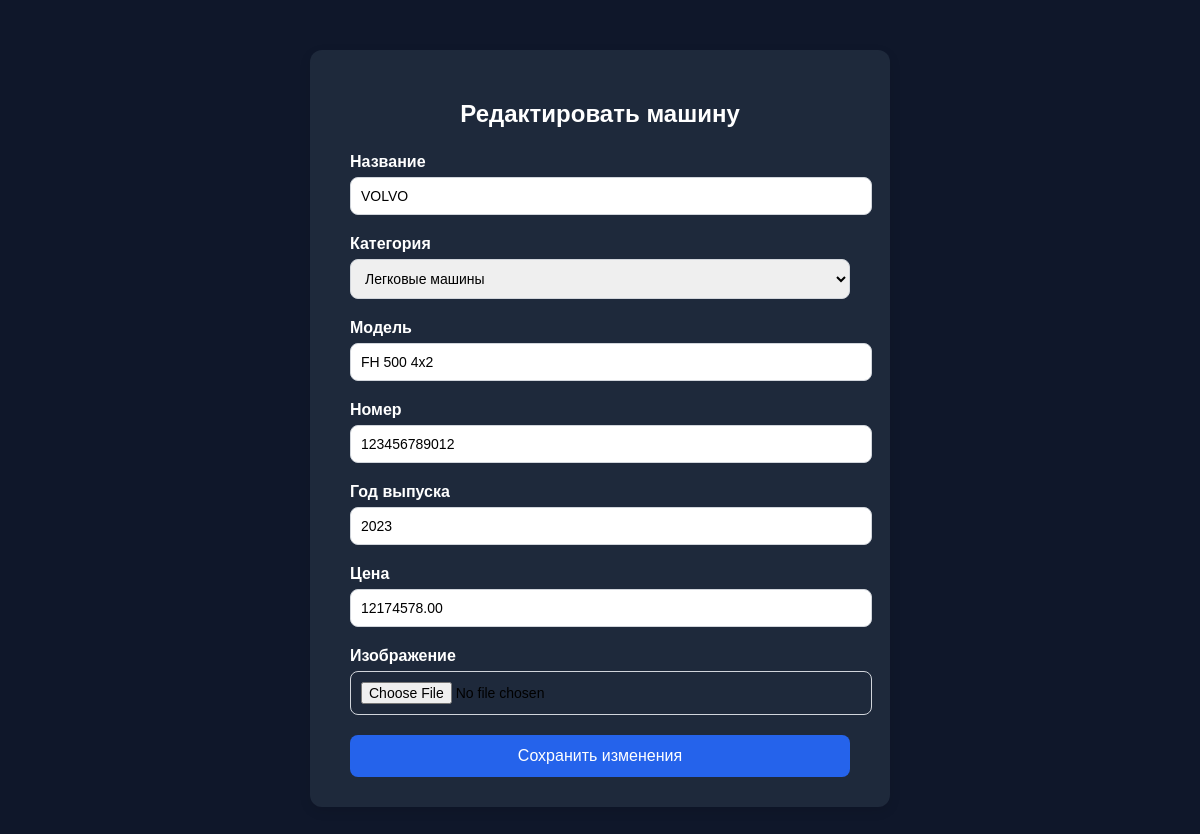
The app's page /car/3/edit/ with its own data.
### app/models.py (models this page shows, shortened)
class Auto_show(models.Model):
    user = models.ForeignKey(User, on_delete=models.CASCADE)
    title=models.CharField(max_length=222)
    model_car=models.CharField(max_length=222)
    number=models.CharField(max_length=8)
    price=models.DecimalField(decimal_places=2,max_digits=12)
    year=models.PositiveSmallIntegerField()
    image=models.ImageField(upload_to='media/car_image')
    category_id=models.ForeignKey(Category, on_delete=models.CASCADE)

### app/views.py (the view, shortened to what this page needs)
# urls.py: path('car/<int:pk>/edit/', views.car_update, name='car_update'),
def car_update(request, pk):
    car = get_object_or_404(Auto_show, pk=pk)
    categories = Category.objects.all()
    return render(request, 'app/car_update.html', {'car': car, 'categories': categories})

### app/templates/app/car_update.html (shortened to what this page needs)
<!DOCTYPE html>
<html lang="ru">
<head>
</head>
<body>
    <div class="form-container">
        <h2>Редактировать машину</h2>
        <form method="post" enctype="multipart/form-data">
            <label for="title">Название</label>
            <input type="text" name="title" id="title" value="{{ car.title }}" required>
            <label for="category">Категория</label>
            <select name="category_id" id="category" required>
                {% for category in categories %}
                    <option value="{{ category.id }}" {% if category.id == car.category.id %}selected{% endif %}>{{ category.title }}</option>
                {% endfor %}
            </select>
            <label for="model">Модель</label>
            <input type="text" name="model" id="model" value="{{ car.model_car }}" required>
            <label for="number">Номер</label>
            <input type="number" name="number" id="number" value="{{ car.number }}" required>
            <label for="year">Год выпуска</label>
            <input type="number" name="year" id="year" value="{{ car.year }}" required>
            <label for="price">Цена</label>
            <input type="number" name="price" id="price" value="{{ car.price }}" required>
            <label for="image">Изображение</label>
            <input type="file" name="image" id="image">
            <button type="submit">Сохранить изменения</button>
        </form>
    </div>
</body>
</html>

### app/templates/app/car_update.html (style rules this page uses)
body { background-color: #0f172a; font-family: Arial, sans-serif; margin: 0; padding: 0; }
.form-container { max-width: 500px; margin: 50px auto; background-color: #1e293b; padding: 30px 40px; box-shadow: 0 4px 12px rgba(0,0,0,0.1); border-radius: 12px; }
h2 { text-align: center; margin-bottom: 25px; color: #fff; }
label { display: block; margin-bottom: 6px; font-weight: bold; color: #fff; }
input, select { width: 100%; padding: 10px; margin-bottom: 20px; border: 1px solid #d1d5db; border-radius: 8px; font-size: 14px; }
button { width: 100%; padding: 12px; background-color: #2563eb; color: white; border: none; border-radius: 8px; font-size: 16px; cursor: pointer; }

### records on screen
Auto_show: title "VOLVO", model "FH 500 4x2", number "123456789012", year "2023", price "12174578.00"

### other values on screen
form field category_id "Легковые машины"
